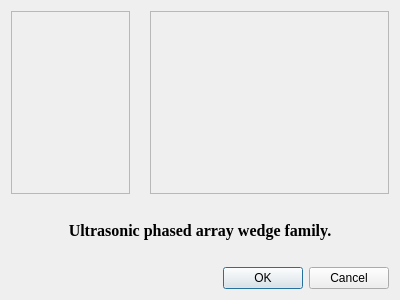
<?xml version="1.0" encoding="UTF-8"?>
<ui version="4.0">
 <class>WedgeDialog</class>
 <widget class="QDialog" name="WedgeDialog">
  <property name="geometry">
   <rect>
    <x>0</x>
    <y>0</y>
    <width>400</width>
    <height>300</height>
   </rect>
  </property>
  <property name="windowTitle">
   <string>Dialog</string>
  </property>
  <layout class="QGridLayout" name="gridLayout">
   <item row="0" column="0">
    <widget class="QWidget" name="widget" native="true">
     <layout class="QGridLayout" name="gridLayout_2" rowstretch="3,1" columnstretch="1,2">
      <property name="leftMargin">
       <number>0</number>
      </property>
      <property name="topMargin">
       <number>0</number>
      </property>
      <property name="rightMargin">
       <number>0</number>
      </property>
      <property name="bottomMargin">
       <number>0</number>
      </property>
      <property name="horizontalSpacing">
       <number>20</number>
      </property>
      <item row="1" column="0" colspan="2">
       <widget class="QWidget" name="widget_2" native="true">
        <layout class="QGridLayout" name="gridLayout_3">
         <property name="leftMargin">
          <number>0</number>
         </property>
         <property name="topMargin">
          <number>0</number>
         </property>
         <property name="rightMargin">
          <number>0</number>
         </property>
         <property name="bottomMargin">
          <number>0</number>
         </property>
         <property name="spacing">
          <number>0</number>
         </property>
         <item row="0" column="0">
          <widget class="QLabel" name="label">
           <property name="font">
            <font>
             <family>Times New Roman</family>
             <pointsize>12</pointsize>
             <weight>75</weight>
             <bold>true</bold>
            </font>
           </property>
           <property name="text">
            <string>Ultrasonic phased array wedge family.</string>
           </property>
           <property name="alignment">
            <set>Qt::AlignCenter</set>
           </property>
          </widget>
         </item>
        </layout>
       </widget>
      </item>
      <item row="0" column="0">
       <widget class="QScrollArea" name="scrollArea_1">
        <property name="widgetResizable">
         <bool>true</bool>
        </property>
        <widget class="QWidget" name="scrollAreaWidgetContents_1">
         <property name="geometry">
          <rect>
           <x>0</x>
           <y>0</y>
           <width>119</width>
           <height>183</height>
          </rect>
         </property>
        </widget>
       </widget>
      </item>
      <item row="0" column="1">
       <widget class="QScrollArea" name="scrollArea_2">
        <property name="widgetResizable">
         <bool>true</bool>
        </property>
        <widget class="QWidget" name="scrollAreaWidgetContents_2">
         <property name="geometry">
          <rect>
           <x>0</x>
           <y>0</y>
           <width>239</width>
           <height>183</height>
          </rect>
         </property>
        </widget>
       </widget>
      </item>
     </layout>
    </widget>
   </item>
   <item row="1" column="0">
    <widget class="QDialogButtonBox" name="buttonBox">
     <property name="orientation">
      <enum>Qt::Horizontal</enum>
     </property>
     <property name="standardButtons">
      <set>QDialogButtonBox::Cancel|QDialogButtonBox::Ok</set>
     </property>
    </widget>
   </item>
  </layout>
 </widget>
 <resources/>
 <connections>
  <connection>
   <sender>buttonBox</sender>
   <signal>accepted()</signal>
   <receiver>WedgeDialog</receiver>
   <slot>accept()</slot>
   <hints>
    <hint type="sourcelabel">
     <x>248</x>
     <y>254</y>
    </hint>
    <hint type="destinationlabel">
     <x>157</x>
     <y>274</y>
    </hint>
   </hints>
  </connection>
  <connection>
   <sender>buttonBox</sender>
   <signal>rejected()</signal>
   <receiver>WedgeDialog</receiver>
   <slot>reject()</slot>
   <hints>
    <hint type="sourcelabel">
     <x>316</x>
     <y>260</y>
    </hint>
    <hint type="destinationlabel">
     <x>286</x>
     <y>274</y>
    </hint>
   </hints>
  </connection>
 </connections>
</ui>
